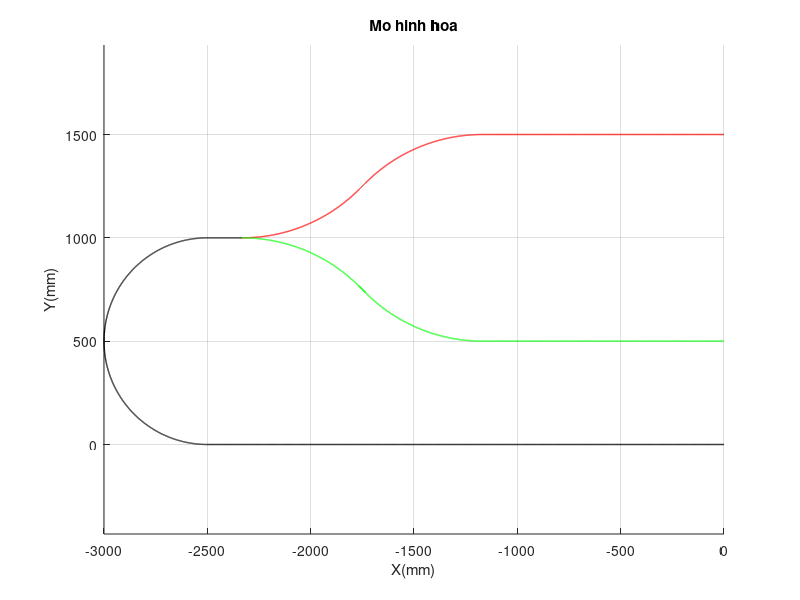

Source code (MATLAB):
% Mechatronics System Design Project - Semester: 221
% Lecture: Assoc Prof, PhD. Nguyen Tan Tien
% Student: Luu Gia Phat
%          Nguyen Tien Phat
%          Ho Tuan Phat
%          Le Quy Phuong
% SUB SCRIPT: Using for drawing mapline
% Last modified date: 2022, Sep, 20
function saban()
    clf;
    format short;
    hold on;
    axis equal;
    grid on;
    %Ve sa ban%
    
    %Ve duong thang AB
    Xab = linspace(0,-2500,1000);
    Yab = Xab*0;
    plot(Xab,Yab,'k','LineWidth',1);
    
    %Ve cung tron BC
    Xbc = linspace(-2500,-3000,1000);
    Ybc = sqrt(500^2 - (Xbc + 2500).^2) + 500;
    plot(Xbc,Ybc,'k','LineWidth',1)
    
    % Ve cung tron CD
    Xcd = linspace(-2500,-3000,1000);
    Ycd = -sqrt(500^2 - (Xbc + 2500).^2) + 500;
    plot(Xcd,Ycd,'k','LineWidth',1)
    
    % Ve duong thang DE
    Xde = linspace(-2500,-2331.3708,1000);
    Yde = 1000 + Xde*0;
    plot(Xde,Yde,'k','LineWidth',1);
        
    % RED   
    % Ve duong cong EF
    Xef = linspace(-2331.3708,-1765.6854,1000);
    Yef = 1800 - sqrt(800^2 - (Xef + 2331.3708).^2);
    plot(Xef,Yef,'k','LineWidth',1,'color',[1 0 0]);
    
    % Ve duong cheo FH
    Xfh = linspace(-1765.6854,-1734.3146,1000);
    Yfh = linspace(1234.3146,1265.6854,1000);
    plot(Xfh,Yfh,'k','LineWidth',1,'color',[1 0 0]);
        
    % Ve duong cong HI
    Xhi = linspace(-1734.3146,-1168.6292,1000);
    Yhi = 700 + sqrt(800^2 - (Xhi + 1168.6292).^2);
    plot(Xhi,Yhi,'k','LineWidth',1,'color',[1 0 0]);
        
    % Ve duong thang IJ
    Xij = linspace(0,-1168.6292,1000);
    Yij = 1500 + Xij*0;
    plot(Xij,Yij,'k','LineWidth',1,'color',[1 0 0]);
     
    % BLUE
    % Ve duong cong EG
    Xeg = linspace(-2331.3708,-1765.6854,1000);
    Yeg = 200 + sqrt(800^2 - (Xeg + 2331.3708).^2);
    plot(Xeg,Yeg,'k','LineWidth',1,'color',[0 1 0]);
    
    % Ve duong cheo GK
    Xgk = linspace(-1765.6854,-1734.3146,1000); 
    Ygk = linspace(1265.6854,1234.3146,1000) - 500;
    plot(Xgk,Ygk,'k','LineWidth',1,'color',[0 1 0]);
     
    % Ve duong cong KL
    Xkl = linspace(-1765.6854,-1168.6292,1000);
    Ykl = 1300 - sqrt(800^2 - (Xkl + 1168.6292).^2);
    plot(Xkl,Ykl,'k','LineWidth',1,'color',[0 1 0]);
        
    % Ve duong thang LM
    Xlm = linspace(0,-1168.6292,1000);
    Ylm = 500 + Xlm*0;
    plot(Xlm,Ylm,'k','LineWidth',1,'color',[0 1 0]);
    
    grid on;
    xlabel('X(mm)')
    ylabel('Y(mm)')
    title('Mo hinh hoa');
    
end